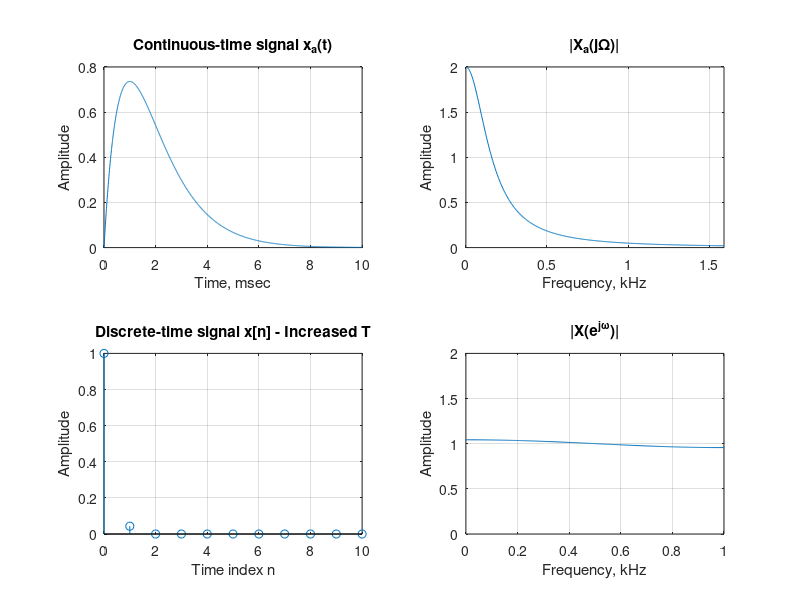

Here is the MATLAB script that generated this plot:
% Program P9_3
% Illustration of the Aliasing Effect in the Frequency Domain
clf;
t = 0:0.005:10;
xa = 2*t.*exp(-t);
subplot(2,2,1)
plot(t,xa);grid
xlabel('Time, msec');ylabel('Amplitude');
title('Continuous-time signal x_{a}(t)');

subplot(2,2,2)
wa = 0:10/511:10;
ha = freqs(2,[1 2 1],wa);
plot(wa/(2*pi),abs(ha));grid;
xlabel('Frequency, kHz');ylabel('Amplitude');
title('|X_{a}(j\Omega)|');
axis([0 5/pi 0 2]);

subplot(2,2,3)
T = 1; 
n = 0:T:10;
xs = exp(-pi*n.^2);
k = 0:length(n)-1;
stem(k,xs);grid;
xlabel('Time index n');ylabel('Amplitude');
title('Discrete-time signal x[n] - Increased T');

subplot(2,2,4)
wd = 0:pi/255:pi;
hd = freqz(xs,1,wd);
plot(wd/(T*pi), T*abs(hd));grid;
xlabel('Frequency, kHz');ylabel('Amplitude');
title('|X(e^{j\omega})|');
axis([0 1/T 0 2])
